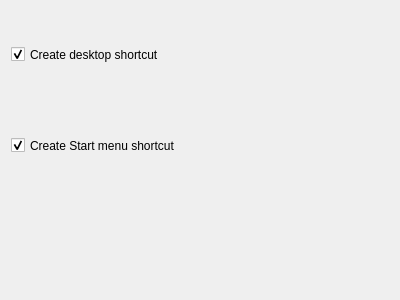
<?xml version="1.0" encoding="UTF-8"?>
<ui version="4.0">
 <class>ShortcutWidget</class>
 <widget class="QWidget" name="ShortcutWidget">
  <property name="geometry">
   <rect>
    <x>0</x>
    <y>0</y>
    <width>400</width>
    <height>300</height>
   </rect>
  </property>
  <property name="sizePolicy">
   <sizepolicy hsizetype="Preferred" vsizetype="Preferred">
    <horstretch>0</horstretch>
    <verstretch>0</verstretch>
   </sizepolicy>
  </property>
  <property name="minimumSize">
   <size>
    <width>400</width>
    <height>300</height>
   </size>
  </property>
  <property name="windowTitle">
   <string>Shortcut Creation</string>
  </property>
  <layout class="QGridLayout" name="gridLayout">
   <property name="horizontalSpacing">
    <number>0</number>
   </property>
   <property name="verticalSpacing">
    <number>4</number>
   </property>
   <item row="0" column="0">
    <widget class="QCheckBox" name="createDesktopShortcut">
     <property name="sizePolicy">
      <sizepolicy hsizetype="MinimumExpanding" vsizetype="Minimum">
       <horstretch>0</horstretch>
       <verstretch>0</verstretch>
      </sizepolicy>
     </property>
     <property name="text">
      <string>Create desktop shortcut</string>
     </property>
     <property name="checked">
      <bool>true</bool>
     </property>
    </widget>
   </item>
   <item row="1" column="0">
    <widget class="QCheckBox" name="createStartMenuShortcut">
     <property name="sizePolicy">
      <sizepolicy hsizetype="MinimumExpanding" vsizetype="Minimum">
       <horstretch>0</horstretch>
       <verstretch>0</verstretch>
      </sizepolicy>
     </property>
     <property name="text">
      <string>Create Start menu shortcut</string>
     </property>
     <property name="checked">
      <bool>true</bool>
     </property>
    </widget>
   </item>
   <item row="2" column="0">
    <spacer name="verticalSpacer_1">
     <property name="orientation">
      <enum>Qt::Vertical</enum>
     </property>
     <property name="sizeType">
      <enum>QSizePolicy::Fixed</enum>
     </property>
     <property name="sizeHint" stdset="0">
      <size>
       <width>20</width>
       <height>100</height>
      </size>
     </property>
    </spacer>
   </item>
  </layout>
 </widget>
 <tabstops>
  <tabstop>createDesktopShortcut</tabstop>
  <tabstop>createStartMenuShortcut</tabstop>
 </tabstops>
 <connections/>
</ui>
